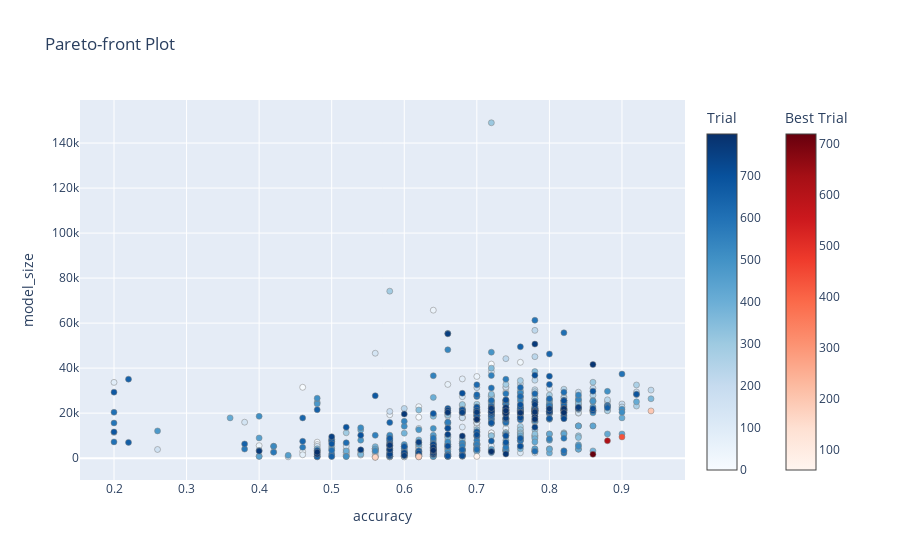

Notebook source saved alongside this figure:
### Code cell
optuna.visualization.plot_pareto_front(study, target_names=["accuracy", "model_size"])

### Figure 1 — Plotly figure (JSON) as saved in the notebook; plotly's stock layout.template omitted (floating-point values rounded to 4 significant figures; data arrays with more than 128 entries replaced by an {"elided": "..."} marker saying what was removed)
{"data": [{"hovertemplate": "%{text}<extra>Trial</extra>", "marker": {"color": {"elided": "791 int values"}, "colorbar": {"title": {"text": "Trial"}}, "colorscale": [[0, "rgb(247,251,255)"], [0.125, "rgb(222,235,247)"], [0.25, "rgb(198,219,239)"], [0.375, "rgb(158,202,225)"], [0.5, "rgb(107,174,214)"], [0.625, "rgb(66,146,198)"], [0.75, "rgb(33,113,181)"], [0.875, "rgb(8,81,156)"], [1, "rgb(8,48,107)"]], "line": {"color": "Grey", "width": 0.5}}, "mode": "markers", "showlegend": false, "text": {"elided": "791 str values"}, "type": "scatter", "x": {"elided": "791 float values"}, "y": {"elided": "791 int values"}}, {"hovertemplate": "%{text}<extra>Best Trial</extra>", "marker": {"color": [61, 154, 166, 167, 181, 196, 433, 617, 719], "colorbar": {"title": {"text": "Best Trial"}, "x": 1.1, "xpad": 40}, "colorscale": [[0, "rgb(255,245,240)"], [0.125, "rgb(254,224,210)"], [0.25, "rgb(252,187,161)"], [0.375, "rgb(252,146,114)"], [0.5, "rgb(251,106,74)"], [0.625, "rgb(239,59,44)"], [0.75, "rgb(203,24,29)"], [0.875, "rgb(165,15,21)"], [1, "rgb(103,0,13)"]], "line": {"color": "Grey", "width": 0.5}}, "mode": "markers", "showlegend": false, "text": ["{<br>  \"number\": 61,<br>  \"values\": [<br>    0.699999988079071,<br>    757.0<br>  ],<br>  \"params\": {<br>    \"batchsize\": 32,<br>    \"brightness_factor\": 0.00799756351779848,<br>    \"gaussian_noise_factor\": 0.1102945836448109,<br>    \"translate_factor\": 0.1301138361256372,<br>    \"num_layers\": 1,<br>    \"output_layer\": \"pooling\",<br>    \"layer_0\": \"Conv2D\",<br>    \"layer_0_conv2d_filters\": 4,<br>    \"layer_0_conv2d_fsize\": 4,<br>    \"layer_0_conv2d_ssize\": 5,<br>    \"activation_0\": \"tanh\",<br>    \"pre_GAP_layer_fsize\": 3,<br>    \"pre_GAP_layer_act\": \"relu\",<br>    \"lr_inicial\": 0.00149283809509308<br>  }<br>}", "{<br>  \"number\": 154,<br>  \"values\": [<br>    0.6200000047683716,<br>    589.0<br>  ],<br>  \"params\": {<br>    \"batchsize\": 32,<br>    \"brightness_factor\": 0.06853943597312165,<br>    \"gaussian_noise_factor\": 0.03364490222343767,<br>    \"translate_factor\": 0.16287056293797378,<br>    \"num_layers\": 1,<br>    \"output_layer\": \"pooling\",<br>    \"layer_0\": \"Conv2D\",<br>    \"layer_0_conv2d_filters\": 4,<br>    \"layer_0_conv2d_fsize\": 3,<br>    \"layer_0_conv2d_ssize\": 14,<br>    \"activation_0\": \"tanh\",<br>    \"pre_GAP_layer_fsize\": 3,<br>    \"pre_GAP_layer_act\": \"relu\",<br>    \"lr_inicial\": 0.0015473652021179673<br>  }<br>}", "{<br>  \"number\": 166,<br>  \"values\": [<br>    0.5600000023841858,<br>    397.0<br>  ],<br>  \"params\": {<br>    \"batchsize\": 32,<br>    \"brightness_factor\": 0.1558162222600031,<br>    \"gaussian_noise_factor\": 0.03870054385216477,<br>    \"translate_factor\": 0.1680374893018587,<br>    \"num_layers\": 1,<br>    \"output_layer\": \"pooling\",<br>    \"layer_0\": \"Pointwise2D\",<br>    \"layer_0_pwconv2d_filters\": 4,<br>    \"layer_0_pwconv2d_ssize\": 10,<br>    \"activation_0\": \"tanh\",<br>    \"pre_GAP_layer_fsize\": 3,<br>    \"pre_GAP_layer_act\": \"linear\",<br>    \"lr_inicial\": 0.001220267072259485<br>  }<br>}", "{<br>  \"number\": 167,<br>  \"values\": [<br>    0.5600000023841858,<br>    397.0<br>  ],<br>  \"params\": {<br>    \"batchsize\": 32,<br>    \"brightness_factor\": 0.15855952299880727,<br>    \"gaussian_noise_factor\": 0.03803632192677203,<br>    \"translate_factor\": 0.1652503622703608,<br>    \"num_layers\": 1,<br>    \"output_layer\": \"pooling\",<br>    \"layer_0\": \"Pointwise2D\",<br>    \"layer_0_pwconv2d_filters\": 4,<br>    \"layer_0_pwconv2d_ssize\": 10,<br>    \"activation_0\": \"tanh\",<br>    \"pre_GAP_layer_fsize\": 3,<br>    \"pre_GAP_layer_act\": \"linear\",<br>    \"lr_inicial\": 0.001212931385017907<br>  }<br>}", "{<br>  \"number\": 181,<br>  \"values\": [<br>    0.6200000047683716,<br>    589.0<br>  ],<br>  \"params\": {<br>    \"batchsize\": 32,<br>    \"brightness_factor\": 0.12242363928459127,<br>    \"gaussian_noise_factor\": 0.028210929799954355,<br>    \"translate_factor\": 0.127315407283203,<br>    \"num_layers\": 1,<br>    \"output_layer\": \"pooling\",<br>    \"layer_0\": \"Conv2D\",<br>    \"layer_0_conv2d_filters\": 4,<br>    \"layer_0_conv2d_fsize\": 3,<br>    \"layer_0_conv2d_ssize\": 9,<br>    \"activation_0\": \"linear\",<br>    \"pre_GAP_layer_fsize\": 3,<br>    \"pre_GAP_layer_act\": \"relu\",<br>    \"lr_inicial\": 0.001444416133846353<br>  }<br>}", "{<br>  \"number\": 196,<br>  \"values\": [<br>    0.9399999976158142,<br>    20980.0<br>  ],<br>  \"params\": {<br>    \"batchsize\": 32,<br>    \"brightness_factor\": 0.16118583968468672,<br>    \"gaussian_noise_factor\": 0.0559278738671822,<br>    \"translate_factor\": 0.06801591849263956,<br>    \"num_layers\": 2,<br>    \"output_layer\": \"dense\",<br>    \"layer_0\": \"Conv2D\",<br>    \"layer_0_conv2d_filters\": 4,<br>    \"layer_0_conv2d_fsize\": 5,<br>    \"layer_0_conv2d_ssize\": 4,<br>    \"activation_0\": \"tanh\",<br>    \"layer_1\": \"Conv2D\",<br>    \"layer_1_conv2d_filters\": 28,<br>    \"layer_1_conv2d_fsize\": 3,<br>    \"layer_1_conv2d_ssize\": 4,<br>    \"activation_1\": \"relu\",<br>    \"output_dropout\": 0.488971259960289,<br>    \"lr_inicial\": 0.001787325036542011<br>  }<br>}", "{<br>  \"number\": 433,<br>  \"values\": [<br>    0.8999999761581421,<br>    9413.0<br>  ],<br>  \"params\": {<br>    \"batchsize\": 32,<br>    \"brightness_factor\": 0.12115673946991046,<br>    \"gaussian_noise_factor\": 0.02519219294377687,<br>    \"translate_factor\": 0.18051170944703326,<br>    \"num_layers\": 3,<br>    \"output_layer\": \"pooling\",<br>    \"layer_0\": \"Conv2D\",<br>    \"layer_0_conv2d_filters\": 4,<br>    \"layer_0_conv2d_fsize\": 4,<br>    \"layer_0_conv2d_ssize\": 2,<br>    \"activation_0\": \"relu\",<br>    \"layer_1\": \"Conv2D\",<br>    \"layer_1_conv2d_filters\": 12,<br>    \"layer_1_conv2d_fsize\": 5,<br>    \"layer_1_conv2d_ssize\": 4,<br>    \"activation_1\": \"relu\",<br>    \"layer_2\": \"Conv2D\",<br>    \"layer_2_conv2d_filters\": 8,<br>    \"layer_2_conv2d_fsize\": 3,<br>    \"layer_2_conv2d_ssize\": 3,<br>    \"activation_2\": \"tanh\",<br>    \"pre_GAP_layer_fsize\": 3,<br>    \"pre_GAP_layer_act\": \"relu\",<br>    \"lr_inicial\": 0.0015317067667799437<br>  }<br>}", "{<br>  \"number\": 617,<br>  \"values\": [<br>    0.8799999952316284,<br>    7725.0<br>  ],<br>  \"params\": {<br>    \"batchsize\": 32,<br>    \"brightness_factor\": 0.14654605210326505,<br>    \"gaussian_noise_factor\": 0.0533903276355356,<br>    \"translate_factor\": 0.08891190810606427,<br>    \"num_layers\": 3,<br>    \"output_layer\": \"pooling\",<br>    \"layer_0\": \"Conv2D\",<br>    \"layer_0_conv2d_filters\": 4,<br>    \"layer_0_conv2d_fsize\": 4,<br>    \"layer_0_conv2d_ssize\": 3,<br>    \"activation_0\": \"tanh\",<br>    \"layer_1\": \"Conv2D\",<br>    \"layer_1_conv2d_filters\": 24,<br>    \"layer_1_conv2d_fsize\": 3,<br>    \"layer_1_conv2d_ssize\": 4,<br>    \"activation_1\": \"relu\",<br>    \"layer_2\": \"Conv2D\",<br>    \"layer_2_conv2d_filters\": 4,<br>    \"layer_2_conv2d_fsize\": 3,<br>    \"layer_2_conv2d_ssize\": 4,<br>    \"activation_2\": \"linear\",<br>    \"pre_GAP_layer_fsize\": 3,<br>    \"pre_GAP_layer_act\": \"relu\",<br>    \"lr_inicial\": 0.0017665928516202294<br>  }<br>}", "{<br>  \"number\": 719,<br>  \"values\": [<br>    0.8600000143051147,<br>    1693.0<br>  ],<br>  \"params\": {<br>    \"batchsize\": 32,<br>    \"brightness_factor\": 0.15490522700871479,<br>    \"gaussian_noise_factor\": 0.05136801758694156,<br>    \"translate_factor\": 0.16895762455061555,<br>    \"num_layers\": 2,<br>    \"output_layer\": \"pooling\",<br>    \"layer_0\": \"Conv2D\",<br>    \"layer_0_conv2d_filters\": 4,<br>    \"layer_0_conv2d_fsize\": 4,<br>    \"layer_0_conv2d_ssize\": 5,<br>    \"activation_0\": \"linear\",<br>    \"layer_1\": \"Pointwise2D\",<br>    \"layer_1_pwconv2d_filters\": 12,<br>    \"layer_1_pwconv2d_ssize\": 3,<br>    \"activation_1\": \"relu\",<br>    \"pre_GAP_layer_fsize\": 3,<br>    \"pre_GAP_layer_act\": \"relu\",<br>    \"lr_inicial\": 0.001215697993203115<br>  }<br>}"], "type": "scatter", "x": [0.7, 0.62, 0.56, 0.56, 0.62, 0.94, 0.9, 0.88, 0.86], "y": [757, 589, 397, 397, 589, 20980, 9413, 7725, 1693]}], "layout": {"title": {"text": "Pareto-front Plot"}, "xaxis": {"title": {"text": "accuracy"}}, "yaxis": {"title": {"text": "model_size"}}}}
